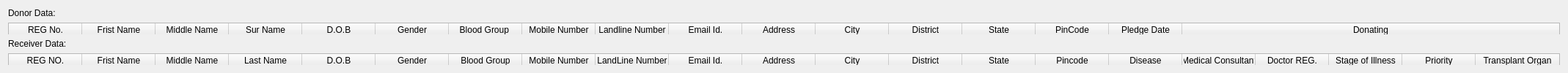
              <widget class="QWidget" name="adminLoginStackListTab">
               <attribute name="title">
                <string>List Record</string>
               </attribute>
               <layout class="QGridLayout" name="gridLayout_13">
                <item row="3" column="0">
                 <widget class="QTableWidget" name="adminLoginStackReceiverTable">
                  <property name="sizePolicy">
                   <sizepolicy hsizetype="Expanding" vsizetype="Ignored">
                    <horstretch>0</horstretch>
                    <verstretch>0</verstretch>
                   </sizepolicy>
                  </property>
                  <property name="sizeAdjustPolicy">
                   <enum>QAbstractScrollArea::AdjustToContents</enum>
                  </property>
                  <attribute name="horizontalHeaderStretchLastSection">
                   <bool>true</bool>
                  </attribute>
                  <column>
                   <property name="text">
                    <string>REG NO.</string>
                   </property>
                  </column>
                  <column>
                   <property name="text">
                    <string>Frist Name</string>
                   </property>
                  </column>
                  <column>
                   <property name="text">
                    <string>Middle Name</string>
                   </property>
                  </column>
                  <column>
                   <property name="text">
                    <string>Last Name</string>
                   </property>
                  </column>
                  <column>
                   <property name="text">
                    <string>D.O.B</string>
                   </property>
                  </column>
                  <column>
                   <property name="text">
                    <string>Gender</string>
                   </property>
                  </column>
                  <column>
                   <property name="text">
                    <string>Blood Group</string>
                   </property>
                  </column>
                  <column>
                   <property name="text">
                    <string>Mobile Number</string>
                   </property>
                  </column>
                  <column>
                   <property name="text">
                    <string>LandLine Number</string>
                   </property>
                  </column>
                  <column>
                   <property name="text">
                    <string>Email Id.</string>
                   </property>
                  </column>
                  <column>
                   <property name="text">
                    <string>Address</string>
                   </property>
                  </column>
                  <column>
                   <property name="text">
                    <string>City</string>
                   </property>
                  </column>
                  <column>
                   <property name="text">
                    <string>District</string>
                   </property>
                  </column>
                  <column>
                   <property name="text">
                    <string>State</string>
                   </property>
                  </column>
                  <column>
                   <property name="text">
                    <string>Pincode</string>
                   </property>
                  </column>
                  <column>
                   <property name="text">
                    <string>Disease</string>
                   </property>
                  </column>
                  <column>
                   <property name="text">
                    <string>Medical Consultant</string>
                   </property>
                  </column>
                  <column>
                   <property name="text">
                    <string>Doctor REG.</string>
                   </property>
                  </column>
                  <column>
                   <property name="text">
                    <string>Stage of Illness</string>
                   </property>
                  </column>
                  <column>
                   <property name="text">
                    <string>Priority</string>
                   </property>
                  </column>
                  <column>
                   <property name="text">
                    <string>Transplant Organ</string>
                   </property>
                  </column>
                 </widget>
                </item>
                <item row="0" column="0">
                 <widget class="QLabel" name="adminLoginStackDonorLabel">
                  <property name="sizePolicy">
                   <sizepolicy hsizetype="Preferred" vsizetype="Fixed">
                    <horstretch>0</horstretch>
                    <verstretch>0</verstretch>
                   </sizepolicy>
                  </property>
                  <property name="text">
                   <string>Donor Data:</string>
                  </property>
                 </widget>
                </item>
                <item row="1" column="0">
                 <widget class="QTableWidget" name="adminLoginStackDonorTable">
                  <property name="sizePolicy">
                   <sizepolicy hsizetype="Expanding" vsizetype="Ignored">
                    <horstretch>0</horstretch>
                    <verstretch>0</verstretch>
                   </sizepolicy>
                  </property>
                  <property name="sizeAdjustPolicy">
                   <enum>QAbstractScrollArea::AdjustToContents</enum>
                  </property>
                  <attribute name="horizontalHeaderStretchLastSection">
                   <bool>true</bool>
                  </attribute>
                  <column>
                   <property name="text">
                    <string>REG No.</string>
                   </property>
                  </column>
                  <column>
                   <property name="text">
                    <string>Frist Name</string>
                   </property>
                  </column>
                  <column>
                   <property name="text">
                    <string>Middle Name</string>
                   </property>
                  </column>
                  <column>
                   <property name="text">
                    <string>Sur Name</string>
                   </property>
                  </column>
                  <column>
                   <property name="text">
                    <string>D.O.B</string>
                   </property>
                  </column>
                  <column>
                   <property name="text">
                    <string>Gender</string>
                   </property>
                  </column>
                  <column>
                   <property name="text">
                    <string>Blood Group </string>
                   </property>
                  </column>
                  <column>
                   <property name="text">
                    <string>Mobile Number</string>
                   </property>
                  </column>
                  <column>
                   <property name="text">
                    <string>Landline Number</string>
                   </property>
                  </column>
                  <column>
                   <property name="text">
                    <string>Email Id.</string>
                   </property>
                  </column>
                  <column>
                   <property name="text">
                    <string>Address</string>
                   </property>
                  </column>
                  <column>
                   <property name="text">
                    <string>City</string>
                   </property>
                  </column>
                  <column>
                   <property name="text">
                    <string>District</string>
                   </property>
                  </column>
                  <column>
                   <property name="text">
                    <string>State</string>
                   </property>
                  </column>
                  <column>
                   <property name="text">
                    <string>PinCode</string>
                   </property>
                  </column>
                  <column>
                   <property name="text">
                    <string>Pledge Date</string>
                   </property>
                  </column>
                  <column>
                   <property name="text">
                    <string>Donating</string>
                   </property>
                  </column>
                 </widget>
                </item>
                <item row="2" column="0">
                 <widget class="QLabel" name="adminLoginStackReceiverLabel">
                  <property name="sizePolicy">
                   <sizepolicy hsizetype="Preferred" vsizetype="Fixed">
                    <horstretch>0</horstretch>
                    <verstretch>0</verstretch>
                   </sizepolicy>
                  </property>
                  <property name="text">
                   <string>Receiver Data:</string>
                  </property>
                 </widget>
                </item>
               </layout>
              </widget>
